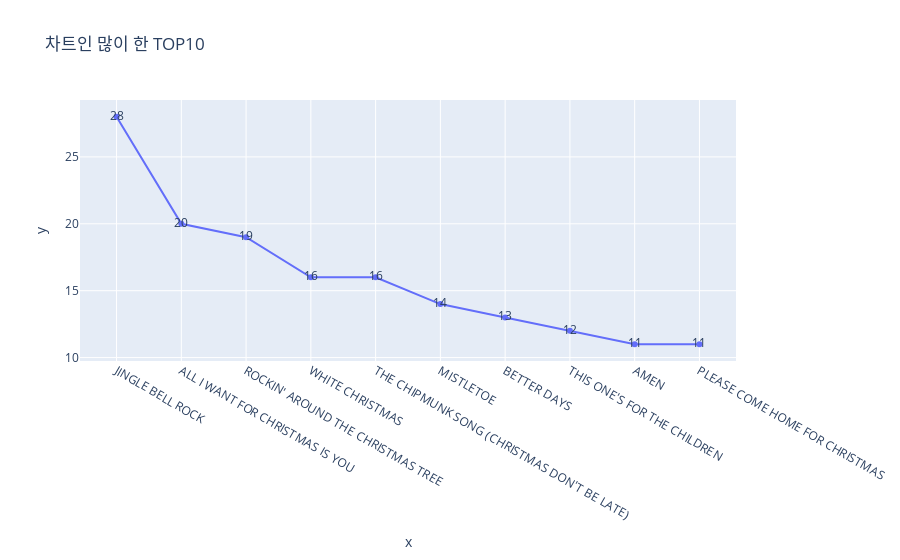

Notebook source saved alongside this figure:
### Code cell
px.line(x=list(df['song'].value_counts()[:10].index), y=list(df['song'].value_counts()[:10].values), text=list(df['song'].value_counts()[:10].values), title="차트인 많이 한 TOP10")

### Figure 1 — Plotly figure (JSON) as saved in the notebook; plotly's stock layout.template omitted (floating-point values rounded to 4 significant figures)
{"data": [{"hovertemplate": "x=%{x}<br>y=%{y}<br>text=%{text}<extra></extra>", "legendgroup": "", "line": {"color": "#636efa", "dash": "solid"}, "marker": {"symbol": "circle"}, "mode": "text+lines+markers", "name": "", "orientation": "v", "showlegend": false, "text": [28, 20, 19, 16, 16, 14, 13, 12, 11, 11], "type": "scatter", "x": ["JINGLE BELL ROCK", "ALL I WANT FOR CHRISTMAS IS YOU", "ROCKIN' AROUND THE CHRISTMAS TREE", "WHITE CHRISTMAS", "THE CHIPMUNK SONG (CHRISTMAS DON'T BE LATE)", "MISTLETOE", "BETTER DAYS", "THIS ONE'S FOR THE CHILDREN", "AMEN", "PLEASE COME HOME FOR CHRISTMAS"], "xaxis": "x", "y": [28, 20, 19, 16, 16, 14, 13, 12, 11, 11], "yaxis": "y"}], "layout": {"legend": {"tracegroupgap": 0}, "title": {"text": "차트인 많이 한 TOP10"}, "xaxis": {"anchor": "y", "domain": [0, 1], "title": {"text": "x"}}, "yaxis": {"anchor": "x", "domain": [0, 1], "title": {"text": "y"}}}}
